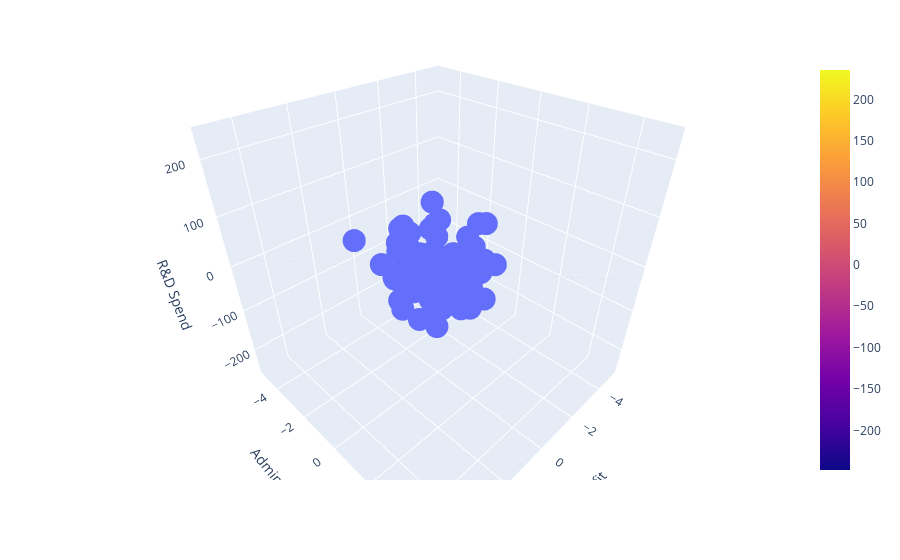

Notebook code for this chart:
### Code cell
import plotly.express as px
import plotly.graph_objects as go
x = np.linspace(-5, 5, 10)
y = np.linspace(-5, 5, 10)
xGrid, yGrid = np.meshgrid(x, y)
final = np.vstack((xGrid.ravel(), yGrid.ravel())).T
z = lr.predict(final).reshape(10, 10)
fig = px.scatter_3d(a, x='Profit', y='Administration', z='R&D Spend')
fig.add_trace(go.Surface(x=x, y=y, z=z))
fig.show()
